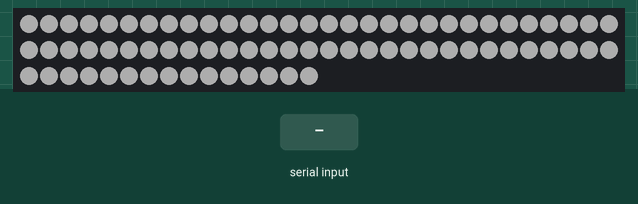
This sketch was run on a simulated Arduino Uno, built with avr-gcc and run on an emulated ATmega328P. On the bench: 75 RGB LEDs in strip order, left to right, continuing on the next row. Inputs (shaded band) come from the test bench. Dim RGB values are drawn brighter than linear; what the sketch prints to the serial monitor is not drawn.

Above: at 4.2 s.
4.3 s: "1" received over Serial
Timing chart, 0 to 7.3 s (numbered marks = the images above; inputs shaded):
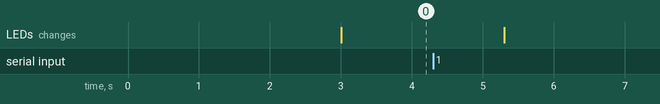

The sketch:

testSerial_fastLeds_workshop.ino
```cpp
#include <FastLED.h>

#define NUM_LEDS 75
#define NUM_CHANNELS 3
#define BUFFER_SIZE NUM_LEDS*NUM_CHANNELS

#define LED_PIN     7  //Pin13
#define LED_TYPE    WS2812B
#define COLOR_ORDER GRB

CRGB ledsBuffer[NUM_LEDS];
unsigned char pixelBuffer[BUFFER_SIZE];

void setup() {

  delay(3000); // power-up safety delay
  Serial.begin(115200);


  FastLED.addLeds<LED_TYPE, LED_PIN, COLOR_ORDER>(ledsBuffer, NUM_LEDS).setCorrection( TypicalLEDStrip );
  FastLED.setBrightness(64); //Brightness
  memset(ledsBuffer, 200, NUM_LEDS*NUM_CHANNELS);
  FastLED.show();
  Serial.write(1);
}

void loop() {

  if(Serial.available()){
    if(Serial.readBytes(pixelBuffer, BUFFER_SIZE)){
      //This second copy is necessary to pass buffer (unsigned char) to tipo CRGB (uint8_t)
      memcpy ( ledsBuffer, pixelBuffer, NUM_LEDS*NUM_CHANNELS);
      FastLED.show();
      Serial.write(1);
      }
  }
}
```
